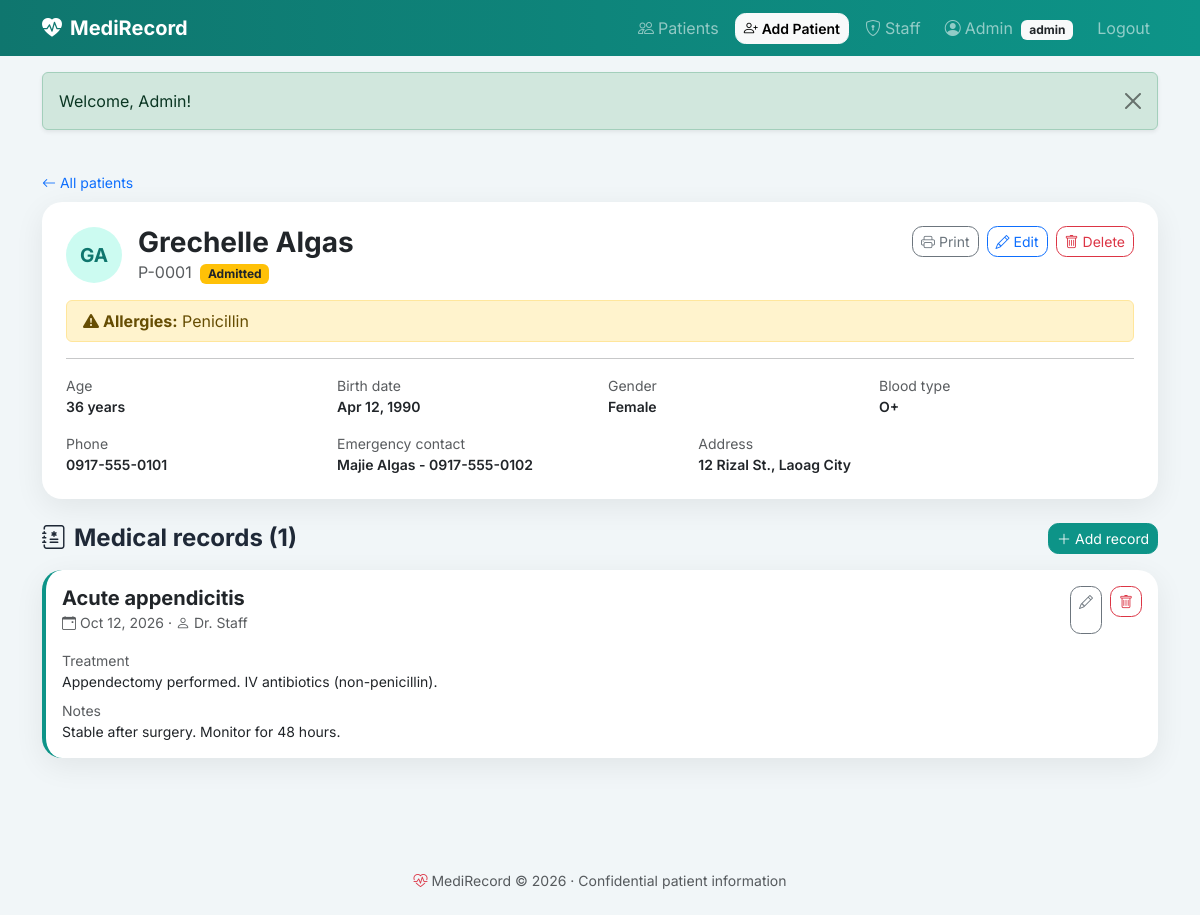
Screenshot of /patient_view.php?id=1 (signed in) with the database file from the repository.
### tables this page shows
CREATE TABLE patients (
  id INT AUTO_INCREMENT PRIMARY KEY,
  first_name VARCHAR(50) NOT NULL,
  last_name VARCHAR(50) NOT NULL,
  birth_date DATE NOT NULL,
  gender VARCHAR(10) NOT NULL,
  blood_type VARCHAR(10) NOT NULL DEFAULT 'Unknown',
  phone VARCHAR(20) NOT NULL,
  emergency_contact VARCHAR(100) NOT NULL,
  address VARCHAR(150) NOT NULL,
  allergies VARCHAR(200) NOT NULL DEFAULT '',
  status ENUM('outpatient','admitted','discharged') NOT NULL DEFAULT 'outpatient',
  created_by INT NULL,
  created_at TIMESTAMP DEFAULT CURRENT_TIMESTAMP,
  FOREIGN KEY (created_by) REFERENCES users(id) ON DELETE SET NULL
);

CREATE TABLE records (
  id INT AUTO_INCREMENT PRIMARY KEY,
  patient_id INT NOT NULL,
  user_id INT NULL,
  visit_date DATE NOT NULL,
  diagnosis VARCHAR(150) NOT NULL,
  treatment TEXT NOT NULL,
  notes TEXT NOT NULL,
  created_at TIMESTAMP DEFAULT CURRENT_TIMESTAMP,
  FOREIGN KEY (patient_id) REFERENCES patients(id) ON DELETE CASCADE,
  FOREIGN KEY (user_id) REFERENCES users(id) ON DELETE SET NULL
);

CREATE TABLE users (
  id INT AUTO_INCREMENT PRIMARY KEY,
  name VARCHAR(60) NOT NULL,
  email VARCHAR(100) NOT NULL UNIQUE,
  password VARCHAR(255) NOT NULL,
  role ENUM('admin','staff') NOT NULL DEFAULT 'staff',
  created_at TIMESTAMP DEFAULT CURRENT_TIMESTAMP
);

### config.php (called while the page is built, shortened)
<?php
function e($text) {
    return htmlspecialchars((string)$text, ENT_QUOTES, 'UTF-8');
}
function patient_no($id) {
    return 'P-' . str_pad($id, 4, '0', STR_PAD_LEFT);
}
function age($birth) {
    return (new DateTime($birth))->diff(new DateTime())->y;
}
function is_admin() {
    return isset($_SESSION['user']) && $_SESSION['user']['role'] === 'admin';
}

### patient_view.php (the view, shortened to what this page needs)
<?php
require_once 'config.php';
$id = (int)($_GET['id'] ?? 0);
$stmt = $db->prepare('SELECT * FROM patients WHERE id = ?');
$stmt->bind_param('i', $id);
$stmt->execute();
$p = $stmt->get_result()->fetch_assoc();
$stmt = $db->prepare('SELECT r.*, u.name AS author FROM records r LEFT JOIN users u ON u.id = r.user_id
                      WHERE r.patient_id = ? ORDER BY r.visit_date DESC, r.id DESC');
$stmt->bind_param('i', $id);
$stmt->execute();
$records = $stmt->get_result()->fetch_all(MYSQLI_ASSOC);
$badge = ['outpatient' => 'bg-info', 'admitted' => 'bg-warning text-dark', 'discharged' => 'bg-secondary'];
include 'header.php';
?>
<div class="container py-4">
  <a href="index.php" class="text-decoration-none small no-print"><i class="bi bi-arrow-left"></i> All patients</a>
  <div class="card form-card mt-2 mb-4"><div class="card-body p-4">
    <div class="d-flex flex-wrap justify-content-between gap-3">
      <div class="d-flex gap-3 align-items-center">
        <div class="avatar"><?= e(strtoupper($p['first_name'][0] . $p['last_name'][0])) ?></div>
        <div>
          <h3 class="fw-bold mb-0"><?= e($p['first_name'] . ' ' . $p['last_name']) ?></h3>
          <span class="text-muted"><?= patient_no($p['id']) ?></span>
          <span class="badge <?= $badge[$p['status']] ?> ms-1"><?= e(ucfirst($p['status'])) ?></span>
        </div>
      </div>
      <div class="d-flex gap-2 align-items-start no-print">
        <button class="btn btn-outline-secondary btn-sm print-btn"><i class="bi bi-printer me-1"></i>Print</button>
        <a class="btn btn-outline-primary btn-sm" href="patient_form.php?id=<?= $p['id'] ?>"><i class="bi bi-pencil me-1"></i>Edit</a>
        <?php if (is_admin()): ?>
        <form method="post" action="patient_delete.php" data-confirm="Delete this patient and ALL their records?">
          <button class="btn btn-outline-danger btn-sm"><i class="bi bi-trash me-1"></i>Delete</button>
        </form>
        <?php endif; ?>
      </div>
    </div>
    <?php if ($p['allergies'] !== ''): ?>
      <div class="alert alert-warning mt-3 mb-0 py-2"><i class="bi bi-exclamation-triangle-fill me-1"></i><strong>Allergies:</strong> <?= e($p['allergies']) ?></div>
    <?php endif; ?>
    <hr>
    <div class="row g-3 small">
      <div class="col-6 col-md-3"><div class="text-muted">Age</div><div class="fw-semibold"><?= age($p['birth_date']) ?> years</div></div>
      <div class="col-6 col-md-3"><div class="text-muted">Birth date</div><div class="fw-semibold"><?= e(date('M d, Y', strtotime($p['birth_date']))) ?></div></div>
      <div class="col-6 col-md-3"><div class="text-muted">Gender</div><div class="fw-semibold"><?= e($p['gender']) ?></div></div>
      <div class="col-6 col-md-3"><div class="text-muted">Blood type</div><div class="fw-semibold"><?= e($p['blood_type']) ?></div></div>
      <div class="col-6 col-md-3"><div class="text-muted">Phone</div><div class="fw-semibold"><?= e($p['phone']) ?></div></div>
      <div class="col-6 col-md-4"><div class="text-muted">Emergency contact</div><div class="fw-semibold"><?= e($p['emergency_contact']) ?></div></div>
      <div class="col-12 col-md-5"><div class="text-muted">Address</div><div class="fw-semibold"><?= e($p['address']) ?></div></div>
    </div>
  </div></div>
  <div class="d-flex justify-content-between align-items-center mb-3">
    <h4 class="fw-bold mb-0"><i class="bi bi-journal-medical me-2"></i>Medical records (<?= count($records) ?>)</h4>
    <a class="btn btn-primary btn-sm no-print" href="record_form.php?patient_id=<?= $p['id'] ?>"><i class="bi bi-plus-lg me-1"></i>Add record</a>
  </div>
  <?php foreach ($records as $r): ?>
    <?php $can_edit = is_admin() || $r['user_id'] == $_SESSION['user']['id'];  ?>
    <div class="card form-card record mb-3"><div class="card-body">
      <div class="d-flex justify-content-between flex-wrap gap-2">
        <div>
          <h5 class="fw-bold mb-0"><?= e($r['diagnosis']) ?></h5>
          <small class="text-muted"><i class="bi bi-calendar-event me-1"></i><?= e(date('M d, Y', strtotime($r['visit_date']))) ?>
            &middot; <i class="bi bi-person me-1"></i><?= e($r['author'] ?? 'Unknown') ?></small>
        </div>
        <?php if ($can_edit): ?>
        <div class="d-flex gap-2 no-print">
          <a class="btn btn-sm btn-outline-secondary" href="record_form.php?id=<?= $r['id'] ?>" title="Edit"><i class="bi bi-pencil"></i></a>
          <form method="post" action="record_delete.php" data-confirm="Delete this record?">
            <button class="btn btn-sm btn-outline-danger" title="Delete"><i class="bi bi-trash"></i></button>
          </form>
        </div>
        <?php endif; ?>
      </div>
      <div class="mt-3 small">
        <div class="text-muted">Treatment</div>
        <div class="mb-2"><?= nl2br(e($r['treatment'])) ?></div>
        <?php if ($r['notes'] !== ''): ?>
          <div class="text-muted">Notes</div>
          <div><?= nl2br(e($r['notes'])) ?></div>
        <?php endif; ?>
      </div>
    </div></div>
  <?php endforeach; ?>
</div>
<?php include 'footer.php'; ?>

### header.php (shortened to what this page needs)
<?php require_once 'config.php'; ?>
<!DOCTYPE html>
<html lang="en">
<head>
  <link href="https://cdn.jsdelivr.net/npm/bootstrap@5.3.3/dist/css/bootstrap.min.css" rel="stylesheet">
  <link href="https://cdn.jsdelivr.net/npm/bootstrap-icons@1.11.3/font/bootstrap-icons.min.css" rel="stylesheet">
  <link href="style.css" rel="stylesheet">
</head>
<body>
<nav class="navbar navbar-expand-md navbar-dark app-nav sticky-top">
  <div class="container">
    <a class="navbar-brand fw-bold" href="index.php"><i class="bi bi-heart-pulse-fill me-2"></i>MediRecord</a>
    <div class="collapse navbar-collapse" id="menu">
      <ul class="navbar-nav ms-auto align-items-md-center gap-md-2">
        <?php if (isset($_SESSION['user'])): ?>
          <li class="nav-item"><a class="nav-link" href="index.php"><i class="bi bi-people me-1"></i>Patients</a></li>
          <li class="nav-item"><a class="btn btn-light btn-sm fw-semibold" href="patient_form.php"><i class="bi bi-person-plus me-1"></i>Add Patient</a></li>
          <?php if (is_admin()): ?>
            <li class="nav-item"><a class="nav-link" href="admin.php"><i class="bi bi-shield-lock me-1"></i>Staff</a></li>
          <?php endif; ?>
          <li class="nav-item"><span class="nav-link"><i class="bi bi-person-circle me-1"></i><?= e($_SESSION['user']['name']) ?>
            <span class="badge bg-light text-dark ms-1"><?= e($_SESSION['user']['role']) ?></span></span></li>
          <li class="nav-item"><a class="nav-link" href="logout.php">Logout</a></li>
        <?php else: ?>
          <li class="nav-item"><a class="nav-link" href="login.php">Login</a></li>
          <li class="nav-item"><a class="btn btn-light btn-sm fw-semibold" href="register.php">Staff sign up</a></li>
        <?php endif; ?>
      </ul>
    </div>
  </div>
</nav>
<?php if (isset($_SESSION['flash'])): ?>
  <div class="container mt-3">
    <div class="alert alert-<?= e($_SESSION['flash']['type']) ?> alert-dismissible fade show shadow-sm" role="alert">
      <?= e($_SESSION['flash']['message']) ?>
      <button type="button" class="btn-close" data-bs-dismiss="alert"></button>
    </div>
  </div>
<?php endif; ?>

### footer.php (shortened to what this page needs)
<footer class="text-center text-muted small py-4 mt-5">
  <i class="bi bi-heart-pulse text-danger"></i> MediRecord &copy; 2026 &middot; Confidential patient information
</footer>
</body>
</html>

### style.css (style rules this page uses)
:root { --brand: #0d9488; --brand-dark: #0f766e; }
body { font-family: 'Inter', sans-serif; background: #f1f6f8; color: #1f2937; }
.app-nav { background: linear-gradient(90deg, var(--brand-dark), var(--brand)); }
.form-card { border: 0; border-radius: 1.25rem; box-shadow: 0 8px 30px rgba(0,0,0,.07); }
.btn { border-radius: .65rem; }
.btn-primary { background: var(--brand); border-color: var(--brand); }
.avatar { width: 56px; height: 56px; border-radius: 50%; background: #ccfbf1; color: var(--brand-dark); display: flex; align-items: center; justify-content: center; font-weight: 700; font-size: 1.2rem; flex-shrink: 0; }
.record { border-left: 4px solid var(--brand); }

### rows the page displays
patients: first_name+last_name "GA", first_name+last_name "Grechelle Algas", id "P-0001", status "Admitted", allergies "Penicillin", birth_date "36", birth_date "Apr 12, 1990", gender "Female", blood_type "O+", phone "0917-555-0101", emergency_contact "Majie Algas - 0917-555-0102", address "12 Rizal St., Laoag City"
records: diagnosis "Acute appendicitis", visit_date "Oct 12, 2026", user.name "Dr. Staff", treatment "Appendectomy performed. IV antibiotics (non-penicillin).", notes "Stable after surgery. Monitor for 48 hours."

### other values shown
$_SESSION['user']['name'] "Admin"
$_SESSION['user']['role'] "admin"
$_SESSION['flash']['message'] "Welcome, Admin!"
count($records) "1"
